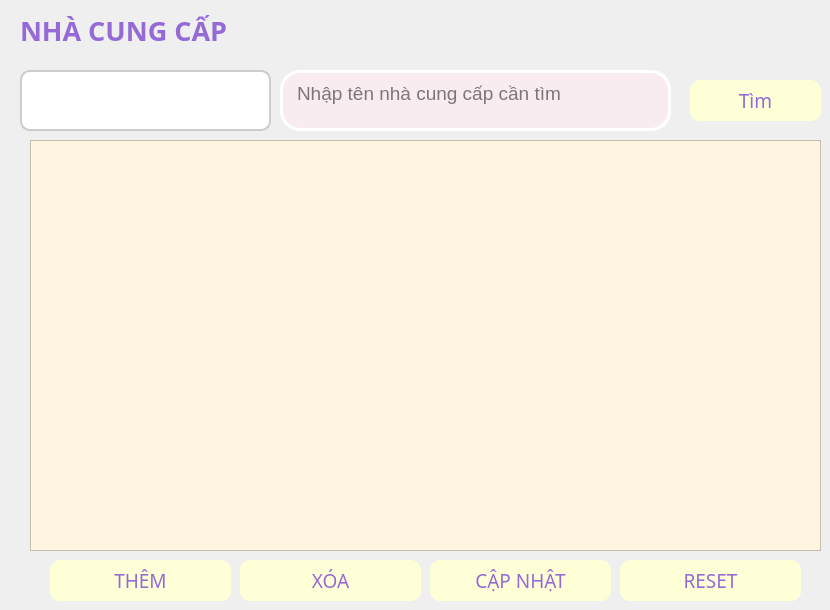
    <widget class="QWidget" name="nhaccap">
     <widget class="QLabel" name="label_16">
      <property name="geometry">
       <rect>
        <x>20</x>
        <y>10</y>
        <width>281</width>
        <height>41</height>
       </rect>
      </property>
      <property name="font">
       <font>
        <family>Segoe UI Black</family>
        <pointsize>20</pointsize>
        <weight>75</weight>
        <bold>true</bold>
       </font>
      </property>
      <property name="styleSheet">
       <string notr="true">color: rgb(149, 106, 214);</string>
      </property>
      <property name="text">
       <string>NHÀ CUNG CẤP</string>
      </property>
     </widget>
     <widget class="QComboBox" name="cbo_diachi">
      <property name="geometry">
       <rect>
        <x>20</x>
        <y>70</y>
        <width>251</width>
        <height>61</height>
       </rect>
      </property>
      <property name="font">
       <font>
        <family>Segoe UI Black</family>
        <pointsize>12</pointsize>
        <weight>10</weight>
        <italic>false</italic>
        <bold>false</bold>
       </font>
      </property>
      <property name="styleSheet">
       <string notr="true">QComboBox {
	font: 87 12pt &quot;Segoe UI Black&quot;;
          background-color: white;
          border: 2px solid #ccc;
          border-radius: 10px;
          padding: 5px;

      }
      QComboBox::drop-down {
          border: none;
          background: transparent;
      }
      QComboBox::down-arrow {
          image: url(down-arrow.png); /* Thay bằng icon của bạn */
          width: 14px;
          height: 14px;
      }
</string>
      </property>
      <item>
       <property name="text">
        <string/>
       </property>
      </item>
      <item>
       <property name="text">
        <string/>
       </property>
      </item>
     </widget>
     <widget class="QTableView" name="tb_nhaccap">
      <property name="geometry">
       <rect>
        <x>30</x>
        <y>140</y>
        <width>791</width>
        <height>411</height>
       </rect>
      </property>
      <property name="styleSheet">
       <string notr="true">
    QTableView {
        background-color: #FFF5E1;  /* Màu nền */
        alternate-background-color: #FFDAB9;  /* Màu xen kẽ */
        gridline-color: #8B0000;  /* Màu đường kẻ */
        color: #000;  /* Màu chữ */
    }
    QHeaderView::section {
        background-color: #FF7F50;  /* Màu tiêu đề */
        color: white;
        font-weight: bold;
        padding: 5px;
    }</string>
      </property>
      <property name="editTriggers">
       <set>QAbstractItemView::NoEditTriggers</set>
      </property>
      <property name="alternatingRowColors">
       <bool>true</bool>
      </property>
     </widget>
     <widget class="QPushButton" name="btn_xoancc">
      <property name="geometry">
       <rect>
        <x>240</x>
        <y>560</y>
        <width>181</width>
        <height>41</height>
       </rect>
      </property>
      <property name="font">
       <font>
        <family>Segoe UI Black</family>
        <pointsize>14</pointsize>
        <weight>10</weight>
        <italic>false</italic>
        <bold>false</bold>
       </font>
      </property>
      <property name="styleSheet">
       <string notr="true">QPushButton {
font: 87 14pt &quot;Segoe UI Black&quot;;
    background-color:rgb(255, 255, 215); /* Màu nền xanh dương */
    /* Màu chữ trắng rgb(255, 255, 215)*/
	color: rgb(149, 106, 214);
    border-radius: 10px; /* Bo góc */
}
QPushButton:hover {
 /* Màu nền khi rê chuột */
	background-color: rgb(108, 187, 174);
color: white
}
QPushButton:pressed {
    background-color: rgb(31, 97, 141); /* Màu nền khi nhấn */
}</string>
      </property>
      <property name="text">
       <string>XÓA</string>
      </property>
     </widget>
     <widget class="QPushButton" name="btn_suancc">
      <property name="geometry">
       <rect>
        <x>430</x>
        <y>560</y>
        <width>181</width>
        <height>41</height>
       </rect>
      </property>
      <property name="font">
       <font>
        <family>Segoe UI Black</family>
        <pointsize>14</pointsize>
        <weight>10</weight>
        <italic>false</italic>
        <bold>false</bold>
       </font>
      </property>
      <property name="styleSheet">
       <string notr="true">QPushButton {
font: 87 14pt &quot;Segoe UI Black&quot;;
    background-color:rgb(255, 255, 215); /* Màu nền xanh dương */
    /* Màu chữ trắng rgb(255, 255, 215)*/
	color: rgb(149, 106, 214);
    border-radius: 10px; /* Bo góc */
}
QPushButton:hover {
 /* Màu nền khi rê chuột */
	background-color: rgb(108, 187, 174);
color: white
}
QPushButton:pressed {
    background-color: rgb(31, 97, 141); /* Màu nền khi nhấn */
}</string>
      </property>
      <property name="text">
       <string>CẬP NHẬT</string>
      </property>
     </widget>
     <widget class="QPushButton" name="btn_themncc">
      <property name="geometry">
       <rect>
        <x>50</x>
        <y>560</y>
        <width>181</width>
        <height>41</height>
       </rect>
      </property>
      <property name="font">
       <font>
        <family>Segoe UI Black</family>
        <pointsize>14</pointsize>
        <weight>10</weight>
        <italic>false</italic>
        <bold>false</bold>
       </font>
      </property>
      <property name="styleSheet">
       <string notr="true">QPushButton {
font: 87 14pt &quot;Segoe UI Black&quot;;
    background-color:rgb(255, 255, 215); /* Màu nền xanh dương */
    /* Màu chữ trắng rgb(255, 255, 215)*/
	color: rgb(149, 106, 214);
    border-radius: 10px; /* Bo góc */
}
QPushButton:hover {
 /* Màu nền khi rê chuột */
	background-color: rgb(108, 187, 174);
color: white
}
QPushButton:pressed {
    background-color: rgb(31, 97, 141); /* Màu nền khi nhấn */
}</string>
      </property>
      <property name="text">
       <string>THÊM</string>
      </property>
     </widget>
     <widget class="QPushButton" name="btn_refreshncc">
      <property name="geometry">
       <rect>
        <x>620</x>
        <y>560</y>
        <width>181</width>
        <height>41</height>
       </rect>
      </property>
      <property name="font">
       <font>
        <family>Segoe UI Black</family>
        <pointsize>14</pointsize>
        <weight>10</weight>
        <italic>false</italic>
        <bold>false</bold>
       </font>
      </property>
      <property name="styleSheet">
       <string notr="true">QPushButton {
font: 87 14pt &quot;Segoe UI Black&quot;;
    background-color:rgb(255, 255, 215); /* Màu nền xanh dương */
    /* Màu chữ trắng rgb(255, 255, 215)*/
	color: rgb(149, 106, 214);
    border-radius: 10px; /* Bo góc */
}
QPushButton:hover {
 /* Màu nền khi rê chuột */
	background-color: rgb(108, 187, 174);
color: white
}
QPushButton:pressed {
    background-color: rgb(31, 97, 141); /* Màu nền khi nhấn */
}</string>
      </property>
      <property name="text">
       <string>RESET</string>
      </property>
     </widget>
     <widget class="QPushButton" name="btn_timkiemncc">
      <property name="geometry">
       <rect>
        <x>690</x>
        <y>80</y>
        <width>131</width>
        <height>41</height>
       </rect>
      </property>
      <property name="font">
       <font>
        <family>Segoe UI Black</family>
        <pointsize>14</pointsize>
        <weight>10</weight>
        <italic>false</italic>
        <bold>false</bold>
       </font>
      </property>
      <property name="styleSheet">
       <string notr="true">QPushButton {
font: 87 14pt &quot;Segoe UI Black&quot;;
    background-color:rgb(255, 255, 215); /* Màu nền xanh dương */
    /* Màu chữ trắng rgb(255, 255, 215)*/
	color: rgb(149, 106, 214);
    border-radius: 10px; /* Bo góc */
}
QPushButton:hover {
 /* Màu nền khi rê chuột */
	background-color: rgb(108, 187, 174);
color: white
}
QPushButton:pressed {
    background-color: rgb(31, 97, 141); /* Màu nền khi nhấn */
}</string>
      </property>
      <property name="text">
       <string>Tìm</string>
      </property>
     </widget>
     <widget class="QTextEdit" name="txt_timkiemncc">
      <property name="geometry">
       <rect>
        <x>280</x>
        <y>70</y>
        <width>391</width>
        <height>61</height>
       </rect>
      </property>
      <property name="font">
       <font>
        <pointsize>14</pointsize>
       </font>
      </property>
      <property name="styleSheet">
       <string notr="true">background-color: rgb(248, 236, 240);
border: 3px solid #ffffff;  /* Viền màu hồng */
        border-radius: 20px;
        padding: 5px 10px;</string>
      </property>
      <property name="placeholderText">
       <string>Nhập tên nhà cung cấp cần tìm</string>
      </property>
     </widget>
    </widget>
